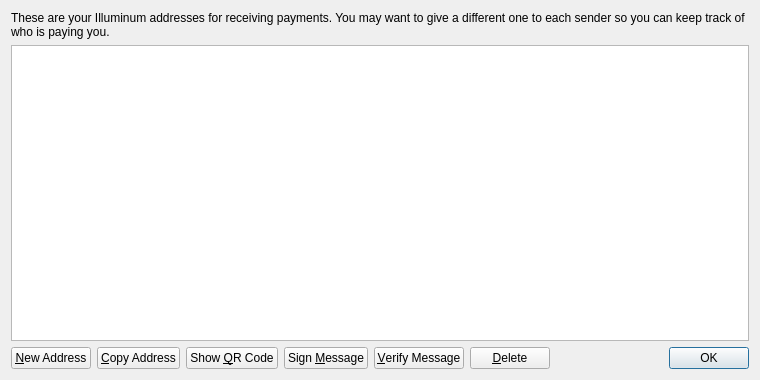
<?xml version="1.0" encoding="UTF-8"?>
<ui version="4.0">
 <class>AddressBookPage</class>
 <widget class="QWidget" name="AddressBookPage">
  <property name="geometry">
   <rect>
    <x>0</x>
    <y>0</y>
    <width>760</width>
    <height>380</height>
   </rect>
  </property>
  <property name="windowTitle">
   <string>Address Book</string>
  </property>
  <layout class="QVBoxLayout" name="verticalLayout">
   <item>
    <widget class="QLabel" name="labelExplanation">
     <property name="text">
      <string>These are your Illuminum addresses for receiving payments. You may want to give a different one to each sender so you can keep track of who is paying you.</string>
     </property>
     <property name="textFormat">
      <enum>Qt::PlainText</enum>
     </property>
     <property name="wordWrap">
      <bool>true</bool>
     </property>
    </widget>
   </item>
   <item>
    <widget class="QTableView" name="tableView">
     <property name="contextMenuPolicy">
      <enum>Qt::CustomContextMenu</enum>
     </property>
     <property name="toolTip">
      <string>Double-click to edit address or label</string>
     </property>
     <property name="tabKeyNavigation">
      <bool>false</bool>
     </property>
     <property name="selectionMode">
      <enum>QAbstractItemView::SingleSelection</enum>
     </property>
     <property name="selectionBehavior">
      <enum>QAbstractItemView::SelectRows</enum>
     </property>
     <property name="sortingEnabled">
      <bool>true</bool>
     </property>
     <attribute name="verticalHeaderVisible">
      <bool>false</bool>
     </attribute>
    </widget>
   </item>
   <item>
    <layout class="QHBoxLayout" name="horizontalLayout">
     <item>
      <widget class="QPushButton" name="newAddressButton">
       <property name="toolTip">
        <string>Create a new address</string>
       </property>
       <property name="text">
        <string>&amp;New Address</string>
       </property>
      </widget>
     </item>
     <item>
      <widget class="QPushButton" name="copyToClipboard">
       <property name="toolTip">
        <string>Copy the currently selected address to the system clipboard</string>
       </property>
       <property name="text">
        <string>&amp;Copy Address</string>
       </property>
      </widget>
     </item>
     <item>
      <widget class="QPushButton" name="showQRCode">
       <property name="text">
        <string>Show &amp;QR Code</string>
       </property>
      </widget>
     </item>
     <item>
      <widget class="QPushButton" name="signMessage">
       <property name="toolTip">
        <string>Sign a message to prove you own a Illuminum address</string>
       </property>
       <property name="text">
        <string>Sign &amp;Message</string>
       </property>
      </widget>
     </item>
     <item>
      <widget class="QPushButton" name="verifyMessage">
       <property name="toolTip">
        <string>Verify a message to ensure it was signed with a specified Illuminum address</string>
       </property>
       <property name="text">
        <string>&amp;Verify Message</string>
       </property>
      </widget>
     </item>
     <item>
      <widget class="QPushButton" name="deleteButton">
       <property name="toolTip">
        <string>Delete the currently selected address from the list</string>
       </property>
       <property name="text">
        <string>&amp;Delete</string>
       </property>
      </widget>
     </item>
     <item>
      <spacer name="horizontalSpacer">
       <property name="orientation">
        <enum>Qt::Horizontal</enum>
       </property>
       <property name="sizeHint" stdset="0">
        <size>
         <width>40</width>
         <height>20</height>
        </size>
       </property>
      </spacer>
     </item>
     <item>
      <widget class="QDialogButtonBox" name="buttonBox">
       <property name="sizePolicy">
        <sizepolicy hsizetype="Maximum" vsizetype="Fixed">
         <horstretch>0</horstretch>
         <verstretch>0</verstretch>
        </sizepolicy>
       </property>
       <property name="standardButtons">
        <set>QDialogButtonBox::Ok</set>
       </property>
      </widget>
     </item>
    </layout>
   </item>
  </layout>
 </widget>
 <resources>
  <include location="../bitcoin.qrc"/>
 </resources>
 <connections/>
</ui>
